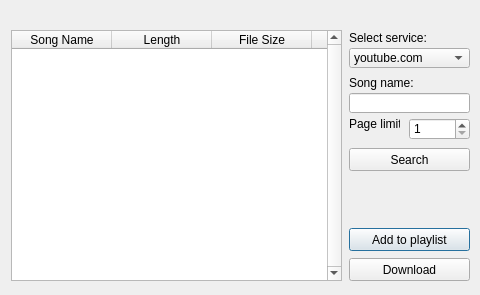
<?xml version="1.0" encoding="UTF-8"?>
<ui version="4.0">
 <class>WebSearch</class>
 <widget class="QDialog" name="WebSearch">
  <property name="geometry">
   <rect>
    <x>0</x>
    <y>0</y>
    <width>480</width>
    <height>295</height>
   </rect>
  </property>
  <property name="minimumSize">
   <size>
    <width>480</width>
    <height>295</height>
   </size>
  </property>
  <property name="maximumSize">
   <size>
    <width>480</width>
    <height>295</height>
   </size>
  </property>
  <property name="windowTitle">
   <string>Song Searching</string>
  </property>
  <widget class="QComboBox" name="service">
   <property name="geometry">
    <rect>
     <x>349</x>
     <y>48</y>
     <width>121</width>
     <height>20</height>
    </rect>
   </property>
   <property name="currentIndex">
    <number>0</number>
   </property>
   <item>
    <property name="text">
     <string>youtube.com</string>
    </property>
   </item>
  </widget>
  <widget class="QPushButton" name="addtoplaylist">
   <property name="geometry">
    <rect>
     <x>349</x>
     <y>228</y>
     <width>121</width>
     <height>23</height>
    </rect>
   </property>
   <property name="text">
    <string>Add to playlist</string>
   </property>
  </widget>
  <widget class="QTableWidget" name="resultView">
   <property name="geometry">
    <rect>
     <x>11</x>
     <y>30</y>
     <width>331</width>
     <height>251</height>
    </rect>
   </property>
   <property name="verticalScrollBarPolicy">
    <enum>Qt::ScrollBarAlwaysOn</enum>
   </property>
   <property name="horizontalScrollBarPolicy">
    <enum>Qt::ScrollBarAlwaysOff</enum>
   </property>
   <property name="selectionMode">
    <enum>QAbstractItemView::SingleSelection</enum>
   </property>
   <property name="selectionBehavior">
    <enum>QAbstractItemView::SelectRows</enum>
   </property>
   <property name="textElideMode">
    <enum>Qt::ElideRight</enum>
   </property>
   <property name="showGrid">
    <bool>false</bool>
   </property>
   <property name="gridStyle">
    <enum>Qt::NoPen</enum>
   </property>
   <property name="sortingEnabled">
    <bool>true</bool>
   </property>
   <attribute name="verticalHeaderVisible">
    <bool>false</bool>
   </attribute>
   <attribute name="verticalHeaderHighlightSections">
    <bool>false</bool>
   </attribute>
   <column>
    <property name="text">
     <string>Song Name</string>
    </property>
   </column>
   <column>
    <property name="text">
     <string>Length</string>
    </property>
   </column>
   <column>
    <property name="text">
     <string>File Size</string>
    </property>
   </column>
   <column>
    <property name="text">
     <string>URL</string>
    </property>
   </column>
  </widget>
  <widget class="QPushButton" name="download">
   <property name="geometry">
    <rect>
     <x>349</x>
     <y>258</y>
     <width>121</width>
     <height>23</height>
    </rect>
   </property>
   <property name="text">
    <string>Download</string>
   </property>
  </widget>
  <widget class="QLabel" name="label">
   <property name="geometry">
    <rect>
     <x>349</x>
     <y>30</y>
     <width>121</width>
     <height>16</height>
    </rect>
   </property>
   <property name="text">
    <string>Select service:</string>
   </property>
  </widget>
  <widget class="QPushButton" name="search">
   <property name="geometry">
    <rect>
     <x>349</x>
     <y>148</y>
     <width>121</width>
     <height>23</height>
    </rect>
   </property>
   <property name="text">
    <string>Search</string>
   </property>
  </widget>
  <widget class="QLabel" name="label_2">
   <property name="geometry">
    <rect>
     <x>349</x>
     <y>75</y>
     <width>121</width>
     <height>16</height>
    </rect>
   </property>
   <property name="text">
    <string>Song name:</string>
   </property>
  </widget>
  <widget class="QLineEdit" name="Name">
   <property name="geometry">
    <rect>
     <x>349</x>
     <y>93</y>
     <width>121</width>
     <height>20</height>
    </rect>
   </property>
  </widget>
  <widget class="QSpinBox" name="limit">
   <property name="geometry">
    <rect>
     <x>409</x>
     <y>118</y>
     <width>61</width>
     <height>22</height>
    </rect>
   </property>
   <property name="minimum">
    <number>1</number>
   </property>
  </widget>
  <widget class="QLabel" name="label_3">
   <property name="geometry">
    <rect>
     <x>349</x>
     <y>116</y>
     <width>51</width>
     <height>16</height>
    </rect>
   </property>
   <property name="text">
    <string>Page limit:</string>
   </property>
  </widget>
 </widget>
 <resources/>
 <connections/>
</ui>
